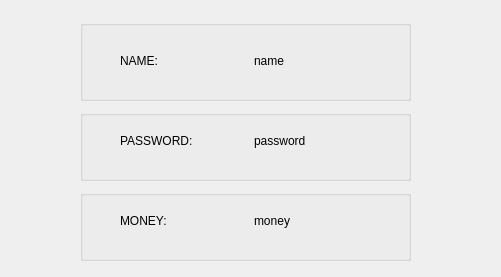
<?xml version="1.0" encoding="UTF-8"?>
<ui version="4.0">
 <class>UserInfoDialog</class>
 <widget class="QDialog" name="UserInfoDialog">
  <property name="geometry">
   <rect>
    <x>0</x>
    <y>0</y>
    <width>501</width>
    <height>277</height>
   </rect>
  </property>
  <property name="windowTitle">
   <string>Dialog</string>
  </property>
  <widget class="QGroupBox" name="groupBox">
   <property name="geometry">
    <rect>
     <x>80</x>
     <y>20</y>
     <width>331</width>
     <height>81</height>
    </rect>
   </property>
   <property name="title">
    <string/>
   </property>
   <widget class="QWidget" name="layoutWidget">
    <property name="geometry">
     <rect>
      <x>40</x>
      <y>20</y>
      <width>261</width>
      <height>41</height>
     </rect>
    </property>
    <layout class="QHBoxLayout" name="horizontalLayout">
     <item>
      <widget class="QLabel" name="label_name">
       <property name="text">
        <string>NAME:</string>
       </property>
      </widget>
     </item>
     <item>
      <widget class="QLabel" name="label_name_act">
       <property name="text">
        <string>name</string>
       </property>
      </widget>
     </item>
    </layout>
   </widget>
  </widget>
  <widget class="QGroupBox" name="groupBox_2">
   <property name="geometry">
    <rect>
     <x>80</x>
     <y>110</y>
     <width>331</width>
     <height>71</height>
    </rect>
   </property>
   <property name="title">
    <string/>
   </property>
   <widget class="QWidget" name="layoutWidget">
    <property name="geometry">
     <rect>
      <x>40</x>
      <y>10</y>
      <width>261</width>
      <height>41</height>
     </rect>
    </property>
    <layout class="QHBoxLayout" name="horizontalLayout_2">
     <item>
      <widget class="QLabel" name="label_password">
       <property name="text">
        <string>PASSWORD:</string>
       </property>
      </widget>
     </item>
     <item>
      <widget class="QLabel" name="label_password_act">
       <property name="text">
        <string>password</string>
       </property>
      </widget>
     </item>
    </layout>
   </widget>
  </widget>
  <widget class="QGroupBox" name="groupBox_3">
   <property name="geometry">
    <rect>
     <x>80</x>
     <y>190</y>
     <width>331</width>
     <height>71</height>
    </rect>
   </property>
   <property name="title">
    <string/>
   </property>
   <widget class="QWidget" name="layoutWidget_2">
    <property name="geometry">
     <rect>
      <x>40</x>
      <y>10</y>
      <width>261</width>
      <height>41</height>
     </rect>
    </property>
    <layout class="QHBoxLayout" name="horizontalLayout_3">
     <item>
      <widget class="QLabel" name="label_money">
       <property name="text">
        <string>MONEY:</string>
       </property>
      </widget>
     </item>
     <item>
      <widget class="QLabel" name="label_money_act">
       <property name="text">
        <string>money</string>
       </property>
      </widget>
     </item>
    </layout>
   </widget>
  </widget>
 </widget>
 <resources/>
 <connections/>
</ui>
